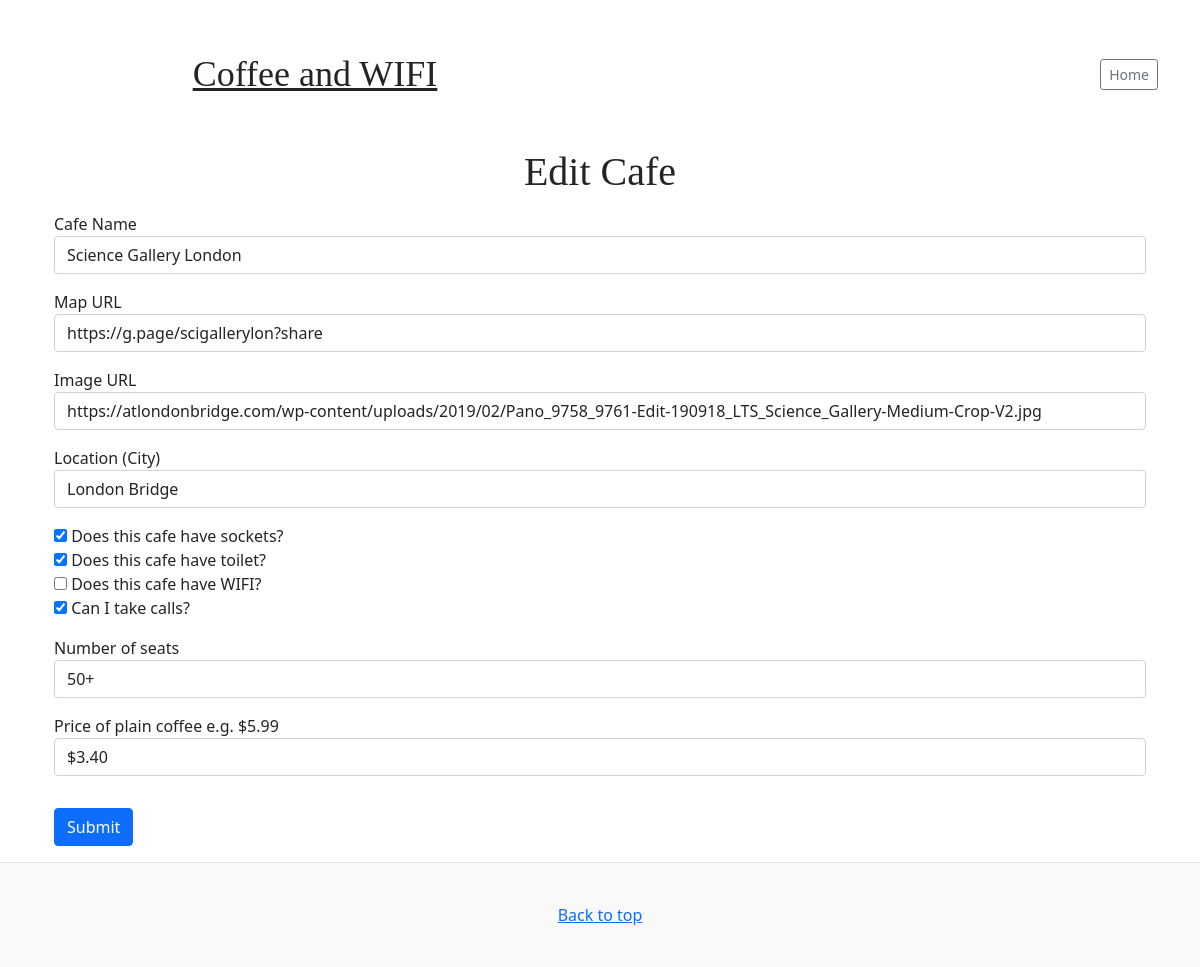
The app's page /edit-cafe/1 with its own data.
### main.py (models this page shows, shortened)
class Cafe(db.Model):
    __tablename__ = "cafe"
    id = db.Column(db.Integer, primary_key=True)
    name = db.Column(db.String(100), unique=True, nullable=False)
    map_url = db.Column(db.String(250), nullable=False)
    img_url = db.Column(db.String(250), nullable=False)
    location = db.Column(db.String(250), nullable=False)
    has_sockets = db.Column(db.Boolean, nullable=False)
    has_toilet = db.Column(db.Boolean, nullable=False)
    has_wifi = db.Column(db.Boolean, nullable=False)
    can_take_calls = db.Column(db.Boolean, nullable=False)
    seats = db.Column(db.String(250), nullable=False)
    coffee_price = db.Column(db.String(250), nullable=True)

### main.py (the view, shortened to what this page needs)
@app.route('/edit-cafe/<int:cafe_id>', methods=["GET", "POST"])
def edit_cafe(cafe_id):
    cafe = Cafe.query.get(cafe_id)
    edit_form = CreateCafeForm(
        name=cafe.name,
        map_url=cafe.map_url,
        img_url=cafe.img_url,
        location=cafe.location,
        has_sockets=cafe.has_sockets,
        has_toilet=cafe.has_toilet,
        has_wifi=cafe.has_wifi,
        can_take_calls=cafe.can_take_calls,
        seats=cafe.seats,
        coffee_price=cafe.coffee_price
    )
    return render_template('edit-cafe.html', form=edit_form)

### forms.py
class CreateCafeForm(FlaskForm):
    name = StringField("Cafe Name", validators=[DataRequired()])
    map_url = StringField("Map URL", validators=[DataRequired(), URL()])
    img_url = StringField("Image URL", validators=[DataRequired(), URL()])
    location = StringField("Location (City)", validators=[DataRequired()])
    has_sockets = BooleanField("Does this cafe have sockets?")
    has_toilet = BooleanField("Does this cafe have toilet?")
    has_wifi = BooleanField("Does this cafe have WIFI?")
    can_take_calls = BooleanField("Can I take calls?")
    seat_choices =['1-10', '10-20','20-30','30-40','40-50','50+']
    seats = SelectField("Number of seats", choices=seat_choices)
    coffee_price = StringField("Price of plain coffee e.g. $5.99", validators=[DataRequired()])
    submit = SubmitField("Submit")

### templates/edit-cafe.html (shortened to what this page needs)
{% import "bootstrap/wtf.html" as wtf %}
<!doctype html>
<html lang="en">
<head>
  <link href="../static/css/bootstrap.min.css" rel="stylesheet">
  <link href="../static/styles.css" rel="stylesheet">
</head>
<body>
  <div class="container title-nav">
    <header class="blog-header py-3">
      <div class="row flex-nowrap justify-content-between align-items-center">
        <div class="col-6 text-center">
          <a class="blog-header-logo text-dark" href="#">Coffee and WIFI</a>
        </div>
        <div class="col-6 d-flex justify-content-end align-items-center">
          <a class="btn btn-sm btn-outline-secondary" href="{{ url_for('home') }}">Home</a>
        </div>
      </div>
    </header>
  </div>
  <div class="container">
    <h3 class="display-6 text-center">Edit Cafe</h3>
    <div class="container-fluid">
      {{ wtf.quick_form(form, novalidate=True, button_map={"submit": "primary", "edit":"warning"}) }}
    </div>
  </div>
  <footer class="blog-footer">
    <p>
      <a href="#">Back to top</a>
    </p>
  </footer>
</body>
</html>

### static/styles.css (style rules this page uses)
.blog-header { line-height: 1; }
.blog-header-logo { font-family: "Playfair Display", Georgia, "Times New Roman", serif ; font-size: 2.25rem; }
h1, h2, h3, h4, h5, h6 { font-family: "Playfair Display", Georgia, "Times New Roman", serif ; }
.title-nav { padding-top: 2.5rem; padding-bottom: 2.5rem; }
.blog-footer { padding: 2.5rem 0; color: #727272; text-align: center; background-color: #f9f9f9; border-top: .05rem solid #e5e5e5; }
.blog-footer p:last-child { margin-bottom: 0; }
#submit, .form-group { margin-top: 1rem; margin-bottom: 1rem; }

### records on screen
Cafe: name "Science Gallery London", map_url "https://g.page/scigallerylon?share", img_url "https://atlondonbridge.com/wp-content/uploads/2019/02/Pano_9758_9761-Edit-190918_LTS_Science_Gallery-Medium-Crop-V2.jpg", location "London Bridge", has_sockets "☑", has_toilet "☑", can_take_calls "☑", seats "50+", coffee_price "$3.40"
